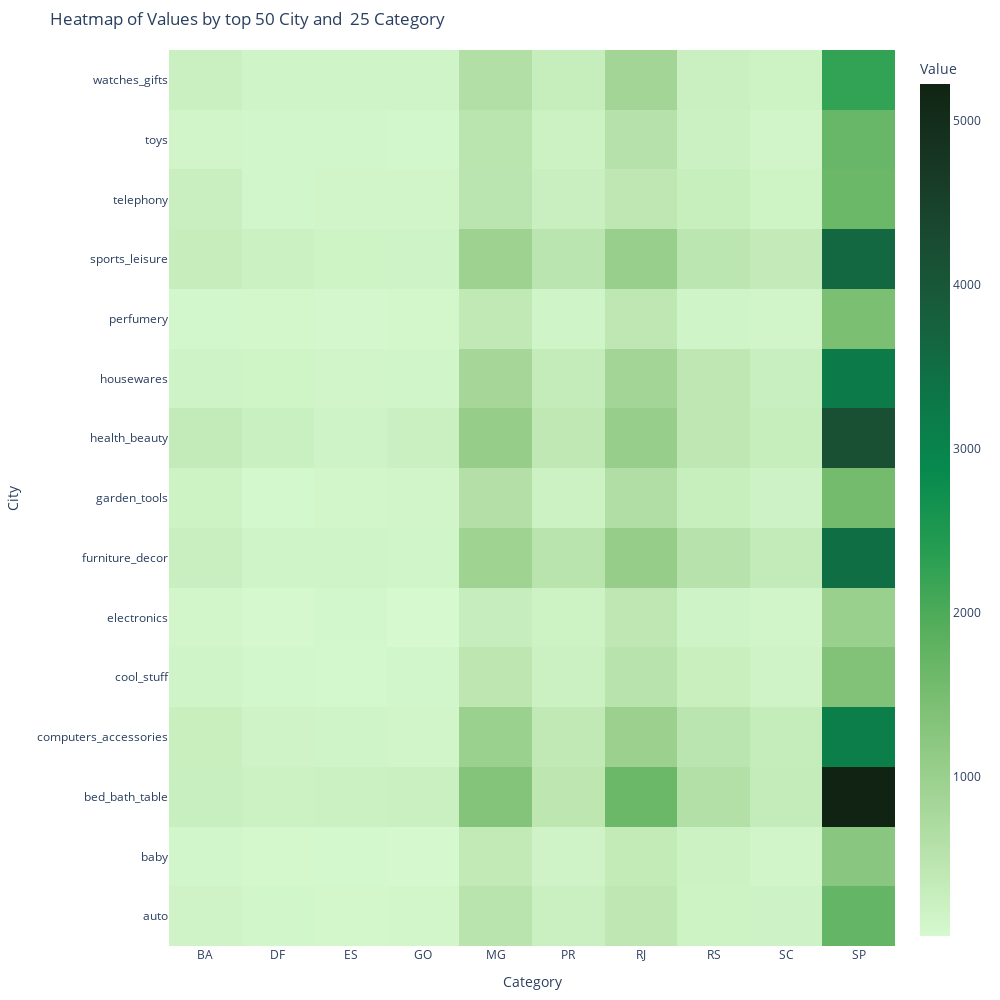

The notebook cell saved with this chart:
### Code cell
customer_state = category_state_customer['customer_state'].value_counts()
customer_category = category_state_customer['product_category_name_english'].value_counts()


top_state = customer_state.index[:10]
top_category = customer_category.index[:15]


f1 = category_state_customer['customer_state'].isin(top_state) ## top city and cateogry
f2 = category_state_customer['product_category_name_english'].isin(top_category)
df = category_state_customer[(f1 & f2)]
pivot_table=pd.pivot_table(df , values='order_id' , index='product_category_name_english' , columns = 'customer_state', aggfunc='count')                                                     


import plotly.graph_objects as go
# Assuming you have 'pivot_table' from the previous example
# If not, you can create a sample DataFrame and pivot_table as follows:
# pivot_table = pd.pivot_table(df, values='Value', index='Date', columns='Category', aggfunc='sum')


# Define the trace for the heatmap
trace = go.Heatmap(
    z=pivot_table.values,
    x=pivot_table.columns,
    y=pivot_table.index,
    colorscale='algae',  # You can choose any colorscale
    colorbar=dict(title='Value'),  # Title for the colorbar
    zmin=pivot_table.values.min(),  # Min value for the color scale
    zmax=pivot_table.values.max(),  # Max value for the color scale
    hoverongaps=False  # Prevent displaying hover information for missing values
)


# Define the layout
layout = go.Layout(
    title='Heatmap of Values by top 50 City and  25 Category',
    xaxis=dict(title='Category'),
    yaxis=dict(title='City'),
    margin=dict(l=50, r=50, t=50, b=50)  # Add margin to the plot
)


# Create the figure with specified size
fig = go.Figure(data=[trace], layout=layout)
fig.update_layout(width=1000, height=1000)  # Adjust width and height of the figure


# Show the figure
fig.show()

### Figure 1 — Plotly figure (JSON) as saved in the notebook; plotly's stock layout.template omitted (floating-point values rounded to 4 significant figures; data arrays with more than 128 entries replaced by an {"elided": "..."} marker saying what was removed)
{"data": [{"colorbar": {"title": {"text": "Value"}}, "colorscale": [[0, "rgb(214, 249, 207)"], [0.09091, "rgb(186, 228, 174)"], [0.1818, "rgb(156, 209, 143)"], [0.2727, "rgb(124, 191, 115)"], [0.3636, "rgb(85, 174, 91)"], [0.4545, "rgb(37, 157, 81)"], [0.5455, "rgb(7, 138, 78)"], [0.6364, "rgb(13, 117, 71)"], [0.7273, "rgb(23, 95, 61)"], [0.8182, "rgb(25, 75, 49)"], [0.9091, "rgb(23, 55, 35)"], [1, "rgb(17, 36, 20)"]], "hoverongaps": false, "type": "heatmap", "x": ["BA", "DF", "ES", "GO", "MG", "PR", "RJ", "RS", "SC", "SP"], "y": ["auto", "baby", "bed_bath_table", "computers_accessories", "cool_stuff", "electronics", "furniture_decor", "garden_tools", "health_beauty", "housewares", "perfumery", "sports_leisure", "telephony", "toys", "watches_gifts"], "z": {"elided": "15x10 int values"}, "zmax": 5223, "zmin": 33}], "layout": {"height": 1000, "margin": {"b": 50, "l": 50, "r": 50, "t": 50}, "title": {"text": "Heatmap of Values by top 50 City and  25 Category"}, "width": 1000, "xaxis": {"autorange": true, "range": [-0.5, 9.5], "title": {"text": "Category"}, "type": "category"}, "yaxis": {"autorange": true, "range": [-0.5, 14.5], "title": {"text": "City"}, "type": "category"}}}
